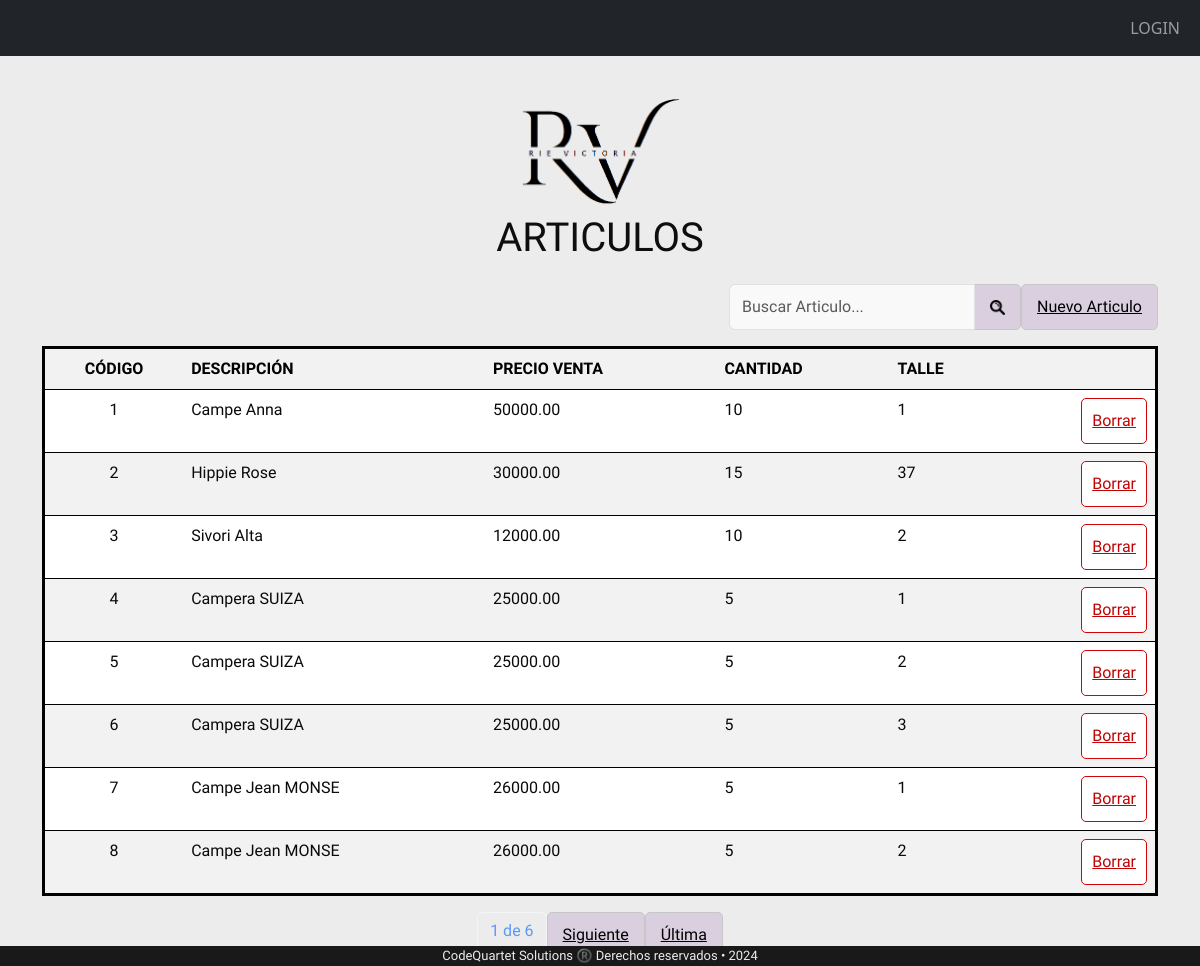
The app's page /tabla/, older data.
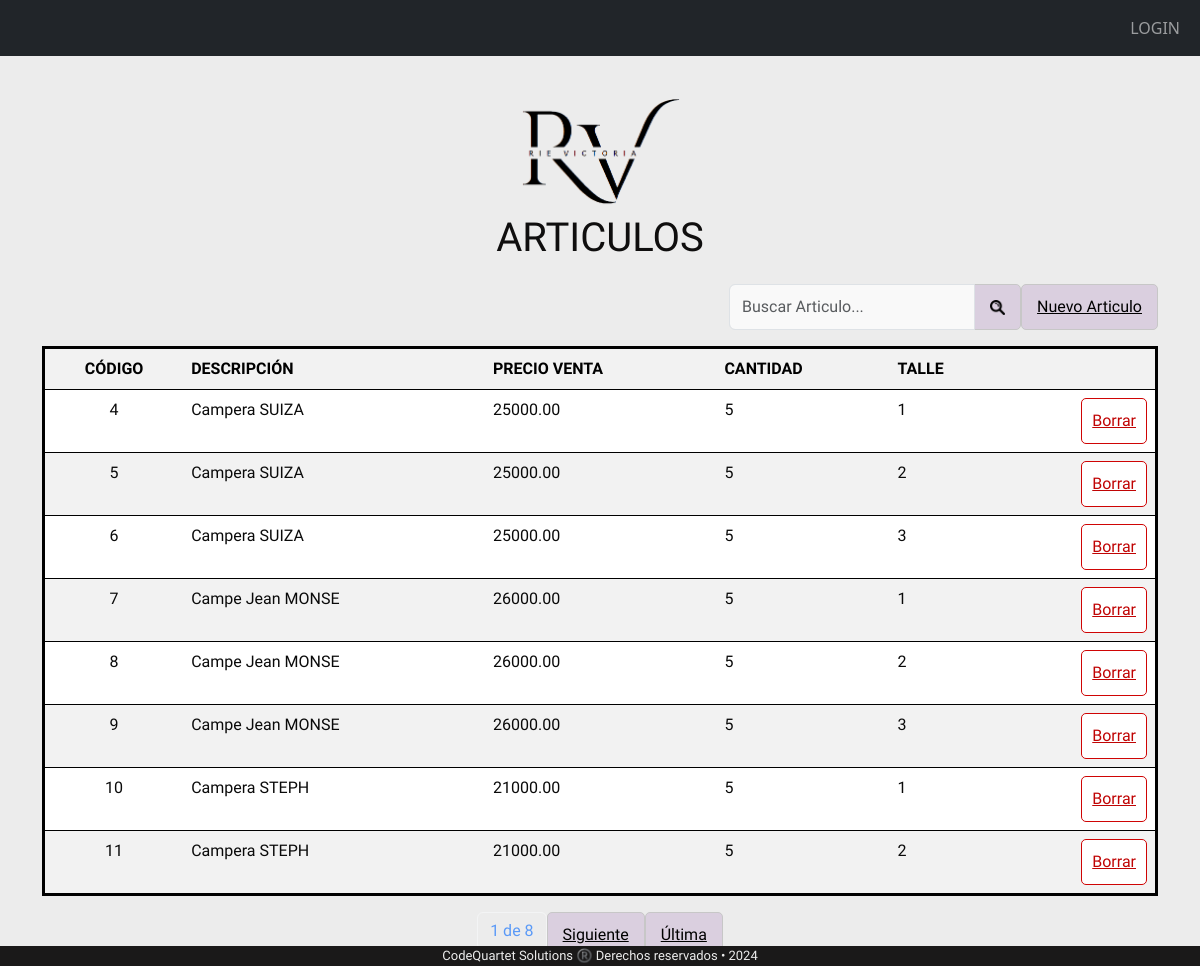
The same page, newer data.
### appRieVictoria/models.py (models this page shows, shortened)
class Articulos (models.Model):
    descripcion = models.CharField( max_length= 100,help_text= '')
    venta= models.DecimalField(max_digits=10, decimal_places=2)
    cantidad = models.BigIntegerField(help_text='')
    talle = models.CharField(max_length=3)
    ventas = models.ManyToManyField("Ventas" ,related_name='articulos_vendidos', through="ventaProd")
    tipoPrenda =models.ForeignKey("tipoPrenda", on_delete=models.CASCADE, default=1)

### appRieVictoria/views.py (the view)
# urls.py: path('tabla/', views.tabla.as_view(), name='tabla'),
class tabla(ListView):
    model = Articulos
    template_name = 'tabla.html'
    context_object_name = 'Articulos'
    paginate_by = 8
    def get_queryset(self):
        query = self.request.GET.get('q', '')
        articulos = Articulos.objects.filter(descripcion__icontains=query)
        return articulos
    def get_context_data(self, **kwargs):
        context = super().get_context_data(**kwargs)
        query = self.request.GET.get('q', '')
        context['query'] = query
        return context

### proyectoRieVictoria/templates/tabla.html (shortened to what this page needs)
{% extends "base.html" %}
{% block content %}
<div class= "letra">
<div class="nombreTablas">
    <div class="imagen-centrada">
        <img src="/static/img/RV3.png" alt="Imagen">
    </div>
    <p >ARTICULOS</p>
</div>
<div class="row">
    <div class="col d-flex justify-content-end mb-3">
        <form method="GET">
            <div class="input-group">
                <input type="text" class="form-control inputApagado " name="q" value="{{ query }}" placeholder="Buscar Articulo...">
                <button class="btn-customlupa" class="btn-customlupa:hover" type="submit"><img src="/static/img/search.png"  alt="Lupa de búsqueda" width="15" height="15" ></button>
            </div>
        </form>
    <a class="btn-customlupa" class="btn-customlupa:hover" href="/articulo/ArticulosNuevo{{ p.id}}">Nuevo Articulo</a></td>
    </div>
</div>
        <table style="border-style: solid; border-color: black;" class="table table-striped">
            <tr>
                <th class="centrado">CÓDIGO</th>
                <th >DESCRIPCIÓN</th>
                <th >PRECIO VENTA</th>
                <th >CANTIDAD</th>
                <th >TALLE</th>
                <th></th>
            </tr>
            {% for p in Articulos %}
                <tr onclick="window.location='/articulos/ArticulosModif/{{ p.id }}/'">
                    <td class="centrado"><a>{{ p.id }}</a></td>
                    <td>{{p.descripcion}}</td>
                    <td>{{p.venta}}</td>
                    <td>{{p.cantidad}}</td>
                    <td>{{p.talle}}</td>
                    <td>
                        <div class="d-flex justify-content-end ">
                            <a class="btn-customborr" class="btn-customborr:hover" href="/articulos/ArticulosBorrar/{{ p.id}}">Borrar</a>
                        </div>
                    </td>
                </tr>
                {% endfor %}
        </table>
        <div class="pagination justify-content-center">
            <span class="current-page btn btn-outline-light disabled text-primary mb-3">
                {{ page_obj.number }} de {{ page_obj.paginator.num_pages }}
            </span>
            {% if page_obj.has_next %}
                <a class="btn-customlupa" class="btn-customlupa:hover"href="?page={{ page_obj.next_page_number }}">
                    Siguiente
                </a>
                <a class="btn-customlupa" class="btn-customlupa:hover" href="?page={{ page_obj.paginator.num_pages }}">
                    Última
                </a>
            {% endif %}
        </div>
    </div>
{% endblock %}

Row changes from the older to the newer data that the page shows:
removed Articulos: id "1", descripcion "Campe Anna", venta "50000.00", cantidad "10", talle "1"
removed Articulos: id "2", descripcion "Hippie Rose", venta "30000.00", cantidad "15", talle "37"
removed Articulos: id "3", descripcion "Sivori Alta", venta "12000.00", cantidad "10", talle "2"
now on this page (row unchanged): Articulos: id "9", descripcion "Campe Jean MONSE", venta "26000.00", cantidad "5", talle "3"
now on this page (row unchanged): Articulos: id "10", descripcion "Campera STEPH", venta "21000.00", cantidad "5", talle "1"
now on this page (row unchanged): Articulos: id "11", descripcion "Campera STEPH", venta "21000.00", cantidad "5", talle "2"
Text that changed along with them:
{{ page_obj.paginator.num_pages }}: "6" → "8"
